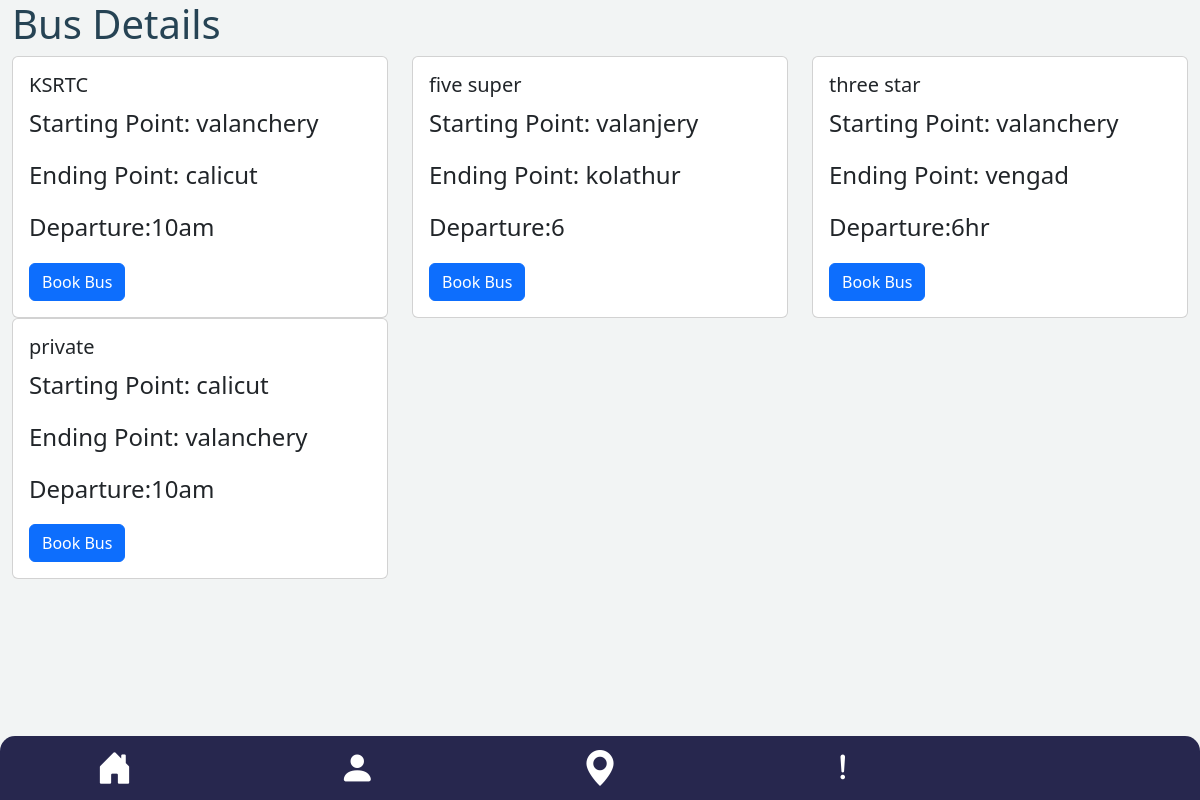
/dashboard, run on the app's committed database.
### app.py (models this page shows)
class AddBus(db.Model):
    id = db.Column(db.Integer, primary_key=True)
    bus_name = db.Column(db.String(50), nullable=False)
    starting_point = db.Column(db.String(50), nullable=False)
    ending_point = db.Column(db.String(50), nullable=False)
    total_seats = db.Column(db.Integer, nullable=False)
    time_duration = db.Column(db.String(50), nullable=False)
    departure_time = db.Column(db.String(50), nullable=False)

### app.py (the view)
@app.route('/dashboard')
def dashboard():
    bus_details = AddBus.query.all()
    return render_template('dashboard.html', bus_details=bus_details)

### templates/dashboard.html (shortened to what this page needs)
<!DOCTYPE html>
<html lang="en">
<head>
    <link rel="stylesheet" href="https://cdn.jsdelivr.net/npm/bootstrap@5.3.2/dist/css/bootstrap.min.css">
    <link href="https://cdn.jsdelivr.net/npm/bootstrap-icons@1.18.0/font/bootstrap-icons.css" rel="stylesheet">
    <link href="https://cdn.jsdelivr.net/npm/bootstrap@5.3.2/dist/css/bootstrap.min.css" rel="stylesheet"
>
    <link href="https://cdn.jsdelivr.net/npm/bootstrap-icons@latest/font/bootstrap-icons.css" rel="stylesheet">
</head>
<body>
    <div class="container-fluid custom-container">
        <h1>Bus Details</h1>
        <div class="row">
            {% for bus in bus_details %}
                <div class="col-lg-4 col-md-6 col-sm-12">
                    <div class="card bus-card">
                        <div class="card-body">
                            <h5 class="card-title">{{ bus.bus_name }}</h5>
                            <p class="card-text">Starting Point: {{ bus.starting_point }}</p>
                            <p class="card-text">Ending Point: {{ bus.ending_point }}</p>
                            <p class="card-text">Departure:{{bus.departure_time}}</p>
                            <a href="{{ url_for('book_bus', bus_id=bus.id) }}" class="btn btn-primary btn-book-bus">Book
                                Bus</a>
                        </div>
                    </div>
                </div>
            {% endfor %}
        </div>
    </div>
    <div id="footer" class="fixed-bottom  text-white " style="background-color: rgb(39, 39, 78);">
        <div class="row">
            <div class="col-lg col-md col-sm col ">
                <a href="{{ url_for('dashboard') }}" style="color: white;"><span class="footer-icon"><i
                            class="bi bi-house-door-fill"></i></span></a>
            </div>
            <div class="col-lg col-md col-sm col">
                <a href="{{ url_for('dashboard') }}" style="color: white;"><span class="footer-icon"><i
                            class="bi bi-person-fill"></i></span></a>
            </div>
            <div class="col-lg col-md col-sm col">
                <a href="{{ url_for('dashboard') }}" style="color: white;"><span class="footer-icon"><i
                            class="bi bi-geo-alt-fill"></i></span></a>
            </div>
            <div class="col-lg col-md col-sm col">
                <a href="{{ url_for('dashboard') }}" style="color: white;"><span class="footer-icon"><i
                            class="bi bi-exclamation-lg col-md col-sm col"></i></span></a>
            </div>
            <div class="col-lg col-md col-sm col">
                <a href="" style="color: white;"><span class="footer-icon"></span></a>
            </div>
        </div>
    </div>
</body>
</html>

### templates/dashboard.html (style rules this page uses)
body { background-color: rgb(242, 244, 244); color: rgb(38, 67, 84); height: 100%; font-size: 1em; margin: 0; }
@media (max-width: 1440px) { body { font-size: 1.5em; } }
#footer { width: 100%; background-color: #333; color: white; text-align: center; padding: 5px; border-radius: 15px 15px 0px 0px; }
.footer-icon { margin: 0 5px; font-size: 1.5em; }
.custom-container { max-width: 1200px; margin-left: auto; margin-right: auto; }

### data on the page
AddBus: bus_name "KSRTC", starting_point "valanchery", ending_point "calicut", departure_time "10am"
AddBus: bus_name "five super", starting_point "valanjery", ending_point "kolathur", departure_time "6"
AddBus: bus_name "three star", starting_point "valanchery", ending_point "vengad", departure_time "6hr"
AddBus: bus_name "private", starting_point "calicut", ending_point "valanchery", departure_time "10am"
